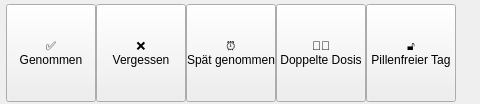
     <widget class="QWidget" name="pilleContents">
      <property name="geometry">
       <rect>
        <x>0</x>
        <y>0</y>
        <width>480</width>
        <height>104</height>
       </rect>
      </property>
      <widget class="QPushButton" name="cardPilleGenommen">
       <property name="geometry">
        <rect>
         <x>6</x>
         <y>4</y>
         <width>90</width>
         <height>98</height>
        </rect>
       </property>
       <property name="cursor">
        <cursorShape>PointingHandCursor</cursorShape>
       </property>
       <property name="text">
        <string>✅
Genommen</string>
       </property>
       <property name="checkable">
        <bool>true</bool>
       </property>
       <property name="card" stdset="0">
        <string>true</string>
       </property>
      </widget>
      <widget class="QPushButton" name="cardPilleVergessen">
       <property name="geometry">
        <rect>
         <x>96</x>
         <y>4</y>
         <width>90</width>
         <height>98</height>
        </rect>
       </property>
       <property name="cursor">
        <cursorShape>PointingHandCursor</cursorShape>
       </property>
       <property name="text">
        <string>❌
Vergessen</string>
       </property>
       <property name="checkable">
        <bool>true</bool>
       </property>
       <property name="card" stdset="0">
        <string>true</string>
       </property>
      </widget>
      <widget class="QPushButton" name="cardPilleSpat">
       <property name="geometry">
        <rect>
         <x>186</x>
         <y>4</y>
         <width>90</width>
         <height>98</height>
        </rect>
       </property>
       <property name="cursor">
        <cursorShape>PointingHandCursor</cursorShape>
       </property>
       <property name="text">
        <string>⏰
Spät genommen</string>
       </property>
       <property name="checkable">
        <bool>true</bool>
       </property>
       <property name="card" stdset="0">
        <string>true</string>
       </property>
      </widget>
      <widget class="QPushButton" name="cardPilleDoppel">
       <property name="geometry">
        <rect>
         <x>276</x>
         <y>4</y>
         <width>90</width>
         <height>98</height>
        </rect>
       </property>
       <property name="cursor">
        <cursorShape>PointingHandCursor</cursorShape>
       </property>
       <property name="text">
        <string>💊💊
Doppelte Dosis</string>
       </property>
       <property name="checkable">
        <bool>true</bool>
       </property>
       <property name="card" stdset="0">
        <string>true</string>
       </property>
      </widget>
      <widget class="QPushButton" name="cardPillenfrei">
       <property name="geometry">
        <rect>
         <x>366</x>
         <y>4</y>
         <width>90</width>
         <height>98</height>
        </rect>
       </property>
       <property name="cursor">
        <cursorShape>PointingHandCursor</cursorShape>
       </property>
       <property name="text">
        <string>🔓
Pillenfreier Tag</string>
       </property>
       <property name="checkable">
        <bool>true</bool>
       </property>
       <property name="card" stdset="0">
        <string>true</string>
       </property>
      </widget>
     </widget>
